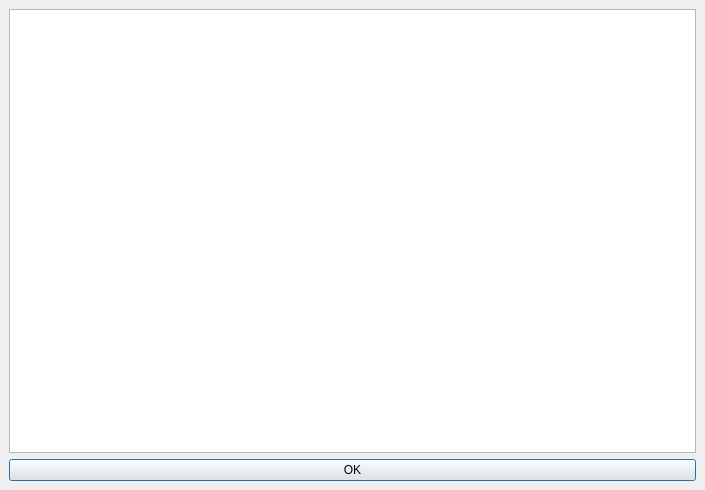
<?xml version="1.0" encoding="UTF-8"?>
<ui version="4.0">
 <class>WizardDialogBase</class>
 <widget class="QDialog" name="WizardDialogBase">
  <property name="geometry">
   <rect>
    <x>0</x>
    <y>0</y>
    <width>705</width>
    <height>490</height>
   </rect>
  </property>
  <property name="sizePolicy">
   <sizepolicy hsizetype="Minimum" vsizetype="Minimum">
    <horstretch>0</horstretch>
    <verstretch>0</verstretch>
   </sizepolicy>
  </property>
  <property name="minimumSize">
   <size>
    <width>660</width>
    <height>400</height>
   </size>
  </property>
  <property name="windowTitle">
   <string>InaSAFE Keywords Creation Wizard...</string>
  </property>
  <property name="windowIcon">
   <iconset>
    <normaloff>:/plugins/inasafe/icon.png</normaloff>:/plugins/inasafe/icon.png</iconset>
  </property>
  <property name="styleSheet">
   <string notr="true"/>
  </property>
  <layout class="QGridLayout" name="gridLayout_13">
   <property name="verticalSpacing">
    <number>0</number>
   </property>
   <property name="margin">
    <number>0</number>
   </property>
   <item row="1" column="0">
    <widget class="QWidget" name="verticalWidget" native="true">
     <layout class="QVBoxLayout" name="verticalLayout_4">
      <property name="leftMargin">
       <number>9</number>
      </property>
      <property name="rightMargin">
       <number>9</number>
      </property>
      <item>
       <widget class="QTextEdit" name="edit_text"/>
      </item>
      <item>
       <widget class="QPushButton" name="ok_button">
        <property name="text">
         <string>OK</string>
        </property>
       </widget>
      </item>
     </layout>
    </widget>
   </item>
  </layout>
 </widget>
 <resources/>
 <connections/>
</ui>
